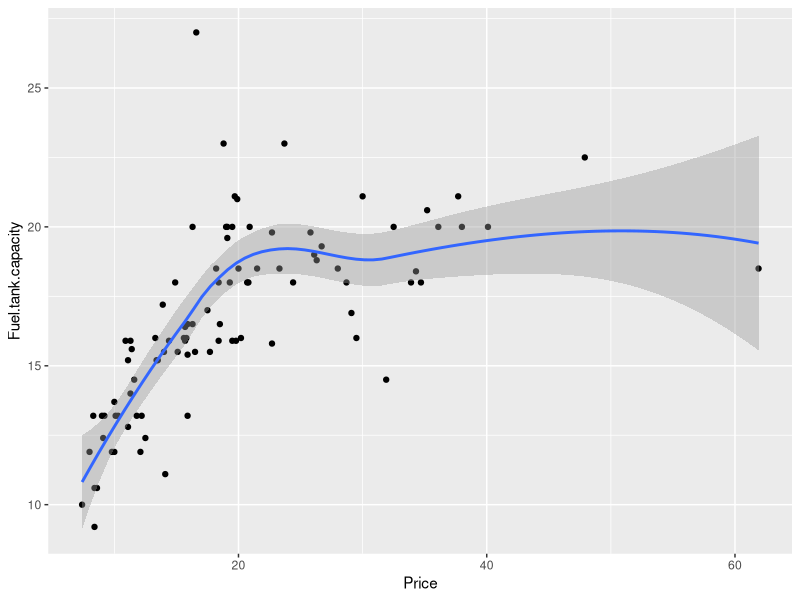
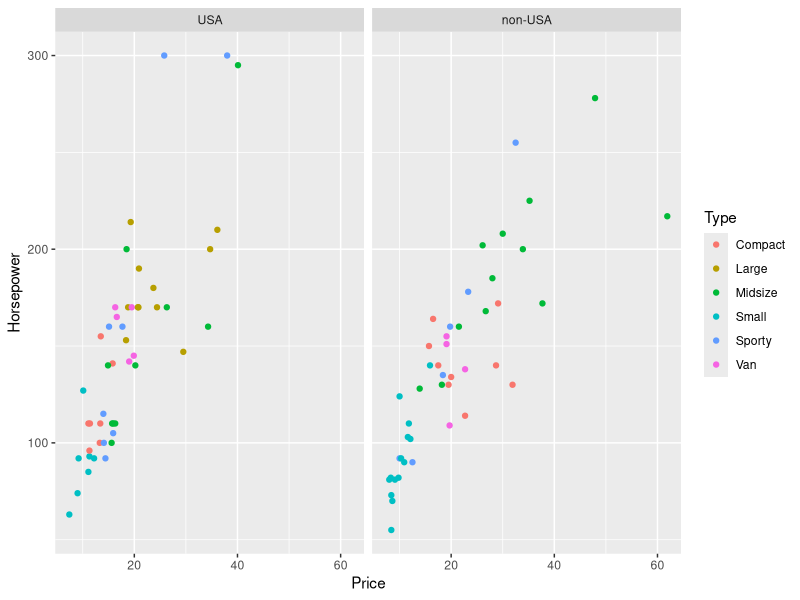
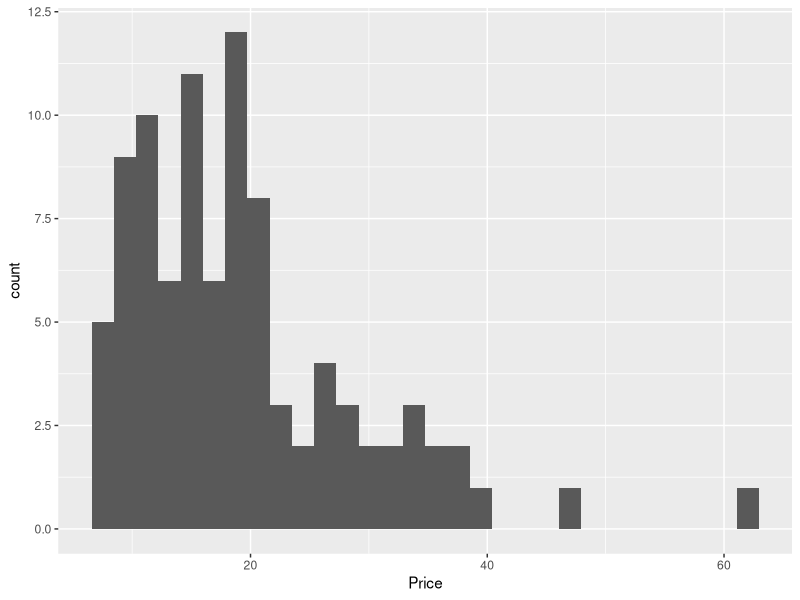
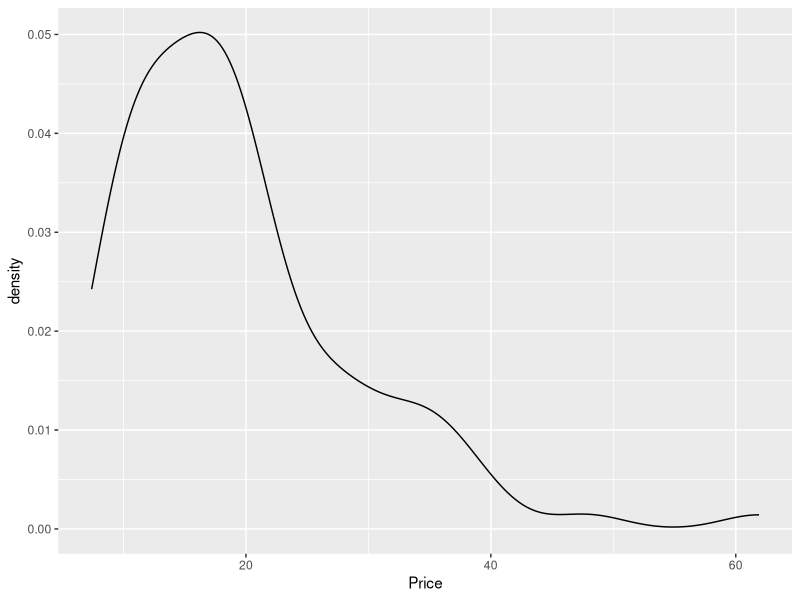

Recreate these plots in R, in order.
## ---- chunk 1
library(knitr)
library(ggplot2)
opts_chunk$set(fig.align="center", fig.height=4, fig.width=6)
## ---- chunk 2
library(MASS)
head(Cars93)
## ---- chunk 3
ggplot(Cars93,aes(x=Price, y=Fuel.tank.capacity)) + geom_point() + geom_smooth()
## ---- chunk 4
ggplot(Cars93,aes(x=Price, y=Horsepower, color=Type)) + geom_point() + facet_wrap(~ Origin)
## ---- chunk 5
ggplot(Cars93,aes(x=Price))+geom_histogram()
ggplot(Cars93,aes(x=Price))+geom_density()
